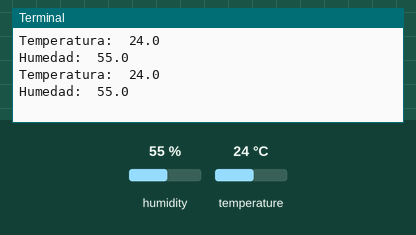
A program run on a simulated Raspberry Pi (BCM pin numbers). Shown: the last lines printed to the terminal. The inputs (shaded band) are chosen by the test bench; at power-on: humidity 55 %, temperature 24 °C.

Above: at 1.2 s.
1.3 s: humidity set to 22 %
At 2.0 s:
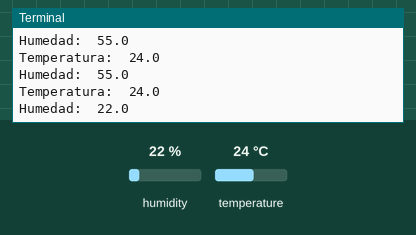
2.8 s: temperature set to 12 °C
At 3.6 s:
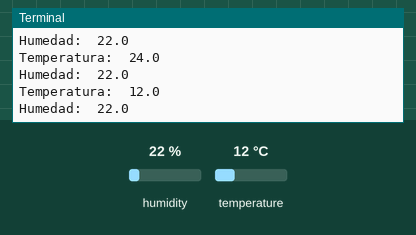
4.3 s: humidity set to 40 %
At 5.2 s:
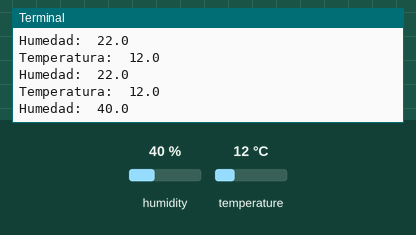
Timing chart, 0 to 7.3 s (numbered marks = the images above; inputs shaded):
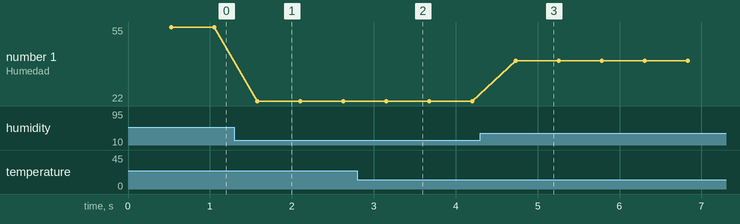

Measured:
- after the input at 1.3 s, the terminal: prints a new line after 0.28 s (image 1)
- after the input at 2.8 s, the terminal: prints a new line after 0.35 s (image 2)
- after the input at 4.3 s, the terminal: prints a new line after 0.43 s (image 3)
- plotted number 1: 55 → 22 after the input at 1.3 s, 22 → 40 after the input at 4.3 s

The program:

Sensor2_DHT.py
```python
import Adafruit_DHT
import time

while True:
    sensor = Adafruit_DHT.DHT22
    pin = 4 #Cambiar segun el puerto que queremos usar
    humedad, temperatura = Adafruit_DHT.read_retry(sensor, pin)

    print ( 'Temperatura: ', temperatura)
    print ('Humedad: ', humedad)

time.sleep(1)
```
